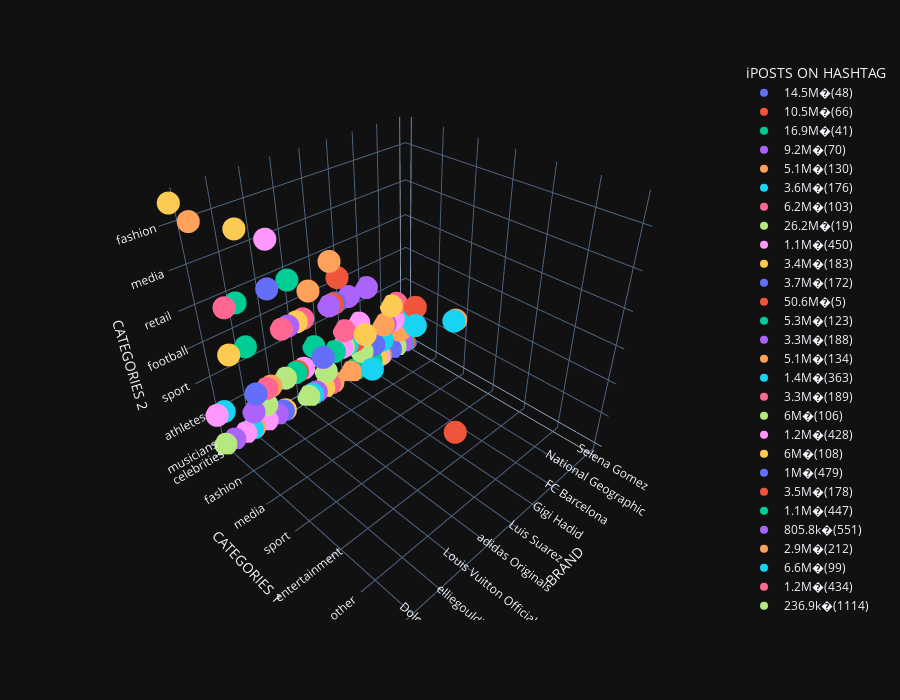

This figure's notebook cell:
### Code cell
px. scatter_3d( data_frame= df, x ='BRAND' ,y= 'CATEGORIES 1', z = 'CATEGORIES 2' ,color='FOLLOWERS' ,height= 700,   color_continuous_scale=px.colors.convert_colorscale_to_rgb  ,template= 'plotly_dark')
